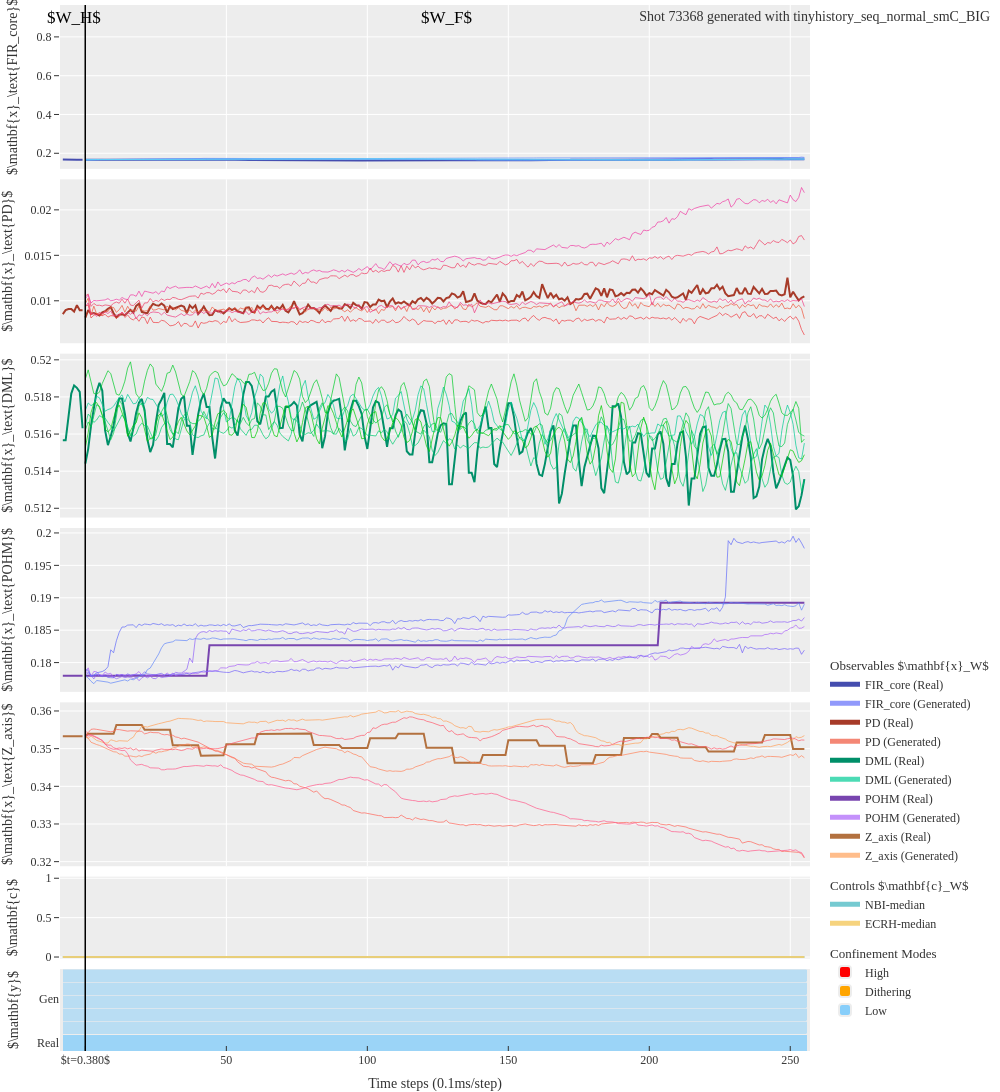

Notebook source saved alongside this figure:
### Markdown cell above
#### Printing Plot

### Code cell
from importlib import reload

src.plotters.printing_plots = reload(src.plotters.printing_plots)
fig = src.plotters.printing_plots.multi_sample_single_window_lines_plotly(
    **output, title=f"Shot {shot_number} generated with {selected_run.name}"
)

### Figure 1 — Plotly figure (JSON) as saved in the notebook; plotly's stock layout.template omitted (floating-point values rounded to 4 significant figures; data arrays with more than 128 entries replaced by an {"elided": "..."} marker saying what was removed)
{"data": [{"legendgroup": "X", "legendgrouptitle": {"text": "Observables $\\mathbf{x}_W$"}, "line": {"color": "rgb(69.3, 77.0, 175.0)", "width": 2}, "mode": "lines", "name": "FIR_core (Real)", "opacity": 1, "type": "scatter", "x": {"elided": "256 int values"}, "xaxis": "x", "y": {"elided": "256 float values"}, "yaxis": "y"}, {"legendgroup": "X", "line": {"color": "rgb(99, 110, 250)", "dash": "solid", "width": 1}, "mode": "lines", "name": "FIR_core (Generated)", "opacity": 0.7, "showlegend": true, "type": "scatter", "x": {"elided": "256 int values"}, "xaxis": "x", "y": {"elided": "256 float values"}, "yaxis": "y"}, {"legendgroup": "X", "line": {"color": "rgb(99, 137, 250)", "dash": "solid", "width": 1}, "mode": "lines", "name": "FIR_core (Generated)", "opacity": 0.7, "showlegend": false, "type": "scatter", "x": {"elided": "256 int values"}, "xaxis": "x", "y": {"elided": "256 float values"}, "yaxis": "y"}, {"legendgroup": "X", "line": {"color": "rgb(99, 164, 250)", "dash": "solid", "width": 1}, "mode": "lines", "name": "FIR_core (Generated)", "opacity": 0.7, "showlegend": false, "type": "scatter", "x": {"elided": "256 int values"}, "xaxis": "x", "y": {"elided": "256 float values"}, "yaxis": "y"}, {"legendgroup": "X", "line": {"color": "rgb(99, 192, 250)", "dash": "solid", "width": 1}, "mode": "lines", "name": "FIR_core (Generated)", "opacity": 0.7, "showlegend": false, "type": "scatter", "x": {"elided": "256 int values"}, "xaxis": "x", "y": {"elided": "256 float values"}, "yaxis": "y"}, {"legendgroup": "X", "line": {"color": "rgb(99, 219, 250)", "dash": "solid", "width": 1}, "mode": "lines", "name": "FIR_core (Generated)", "opacity": 0.7, "showlegend": false, "type": "scatter", "x": {"elided": "256 int values"}, "xaxis": "x", "y": {"elided": "256 float values"}, "yaxis": "y"}, {"legendgroup": "x", "line": {"color": "rgb(69.3, 77.0, 175.0)", "width": 2}, "mode": "lines", "name": "FIR_core (history)", "opacity": 1, "showlegend": false, "type": "scatter", "x": [-8, -7, -6, -5, -4, -3, -2, -1], "xaxis": "x", "y": [0.1673, 0.1679, 0.1669, 0.1666, 0.167, 0.1668, 0.1665, 0.1665], "yaxis": "y"}, {"legendgroup": "X", "legendgrouptitle": {"text": "Observables $\\mathbf{x}_W$"}, "line": {"color": "rgb(167.29999999999998, 59.49999999999999, 41.3)", "width": 2}, "mode": "lines", "name": "PD (Real)", "opacity": 1, "type": "scatter", "x": {"elided": "256 int values"}, "xaxis": "x2", "y": {"elided": "256 float values"}, "yaxis": "y2"}, {"legendgroup": "X", "line": {"color": "rgb(239, 85, 59)", "dash": "solid", "width": 1}, "mode": "lines", "name": "PD (Generated)", "opacity": 0.7, "showlegend": true, "type": "scatter", "x": {"elided": "256 int values"}, "xaxis": "x2", "y": {"elided": "256 float values"}, "yaxis": "y2"}, {"legendgroup": "X", "line": {"color": "rgb(239, 59, 65)", "dash": "solid", "width": 1}, "mode": "lines", "name": "PD (Generated)", "opacity": 0.7, "showlegend": false, "type": "scatter", "x": {"elided": "256 int values"}, "xaxis": "x2", "y": {"elided": "256 float values"}, "yaxis": "y2"}, {"legendgroup": "X", "line": {"color": "rgb(239, 59, 98)", "dash": "solid", "width": 1}, "mode": "lines", "name": "PD (Generated)", "opacity": 0.7, "showlegend": false, "type": "scatter", "x": {"elided": "256 int values"}, "xaxis": "x2", "y": {"elided": "256 float values"}, "yaxis": "y2"}, {"legendgroup": "X", "line": {"color": "rgb(239, 59, 130)", "dash": "solid", "width": 1}, "mode": "lines", "name": "PD (Generated)", "opacity": 0.7, "showlegend": false, "type": "scatter", "x": {"elided": "256 int values"}, "xaxis": "x2", "y": {"elided": "256 float values"}, "yaxis": "y2"}, {"legendgroup": "X", "line": {"color": "rgb(239, 59, 163)", "dash": "solid", "width": 1}, "mode": "lines", "name": "PD (Generated)", "opacity": 0.7, "showlegend": false, "type": "scatter", "x": {"elided": "256 int values"}, "xaxis": "x2", "y": {"elided": "256 float values"}, "yaxis": "y2"}, {"legendgroup": "x", "line": {"color": "rgb(167.29999999999998, 59.49999999999999, 41.3)", "width": 2}, "mode": "lines", "name": "PD (history)", "opacity": 1, "showlegend": false, "type": "scatter", "x": [-8, -7, -6, -5, -4, -3, -2, -1], "xaxis": "x2", "y": [0.008539, 0.008969, 0.009092, 0.009092, 0.008816, 0.009522, 0.008969, 0.008969], "yaxis": "y2"}, {"legendgroup": "X", "legendgrouptitle": {"text": "Observables $\\mathbf{x}_W$"}, "line": {"color": "rgb(0.0, 142.79999999999998, 105.0)", "width": 2}, "mode": "lines", "name": "DML (Real)", "opacity": 1, "type": "scatter", "x": {"elided": "256 int values"}, "xaxis": "x3", "y": {"elided": "256 float values"}, "yaxis": "y3"}, {"legendgroup": "X", "line": {"color": "rgb(0, 204, 150)", "dash": "solid", "width": 1}, "mode": "lines", "name": "DML (Generated)", "opacity": 0.7, "showlegend": true, "type": "scatter", "x": {"elided": "256 int values"}, "xaxis": "x3", "y": {"elided": "256 float values"}, "yaxis": "y3"}, {"legendgroup": "X", "line": {"color": "rgb(0, 204, 113)", "dash": "solid", "width": 1}, "mode": "lines", "name": "DML (Generated)", "opacity": 0.7, "showlegend": false, "type": "scatter", "x": {"elided": "256 int values"}, "xaxis": "x3", "y": {"elided": "256 float values"}, "yaxis": "y3"}, {"legendgroup": "X", "line": {"color": "rgb(0, 204, 77)", "dash": "solid", "width": 1}, "mode": "lines", "name": "DML (Generated)", "opacity": 0.7, "showlegend": false, "type": "scatter", "x": {"elided": "256 int values"}, "xaxis": "x3", "y": {"elided": "256 float values"}, "yaxis": "y3"}, {"legendgroup": "X", "line": {"color": "rgb(0, 204, 40)", "dash": "solid", "width": 1}, "mode": "lines", "name": "DML (Generated)", "opacity": 0.7, "showlegend": false, "type": "scatter", "x": {"elided": "256 int values"}, "xaxis": "x3", "y": {"elided": "256 float values"}, "yaxis": "y3"}, {"legendgroup": "X", "line": {"color": "rgb(0, 204, 3)", "dash": "solid", "width": 1}, "mode": "lines", "name": "DML (Generated)", "opacity": 0.7, "showlegend": false, "type": "scatter", "x": {"elided": "256 int values"}, "xaxis": "x3", "y": {"elided": "256 float values"}, "yaxis": "y3"}, {"legendgroup": "x", "line": {"color": "rgb(0.0, 142.79999999999998, 105.0)", "width": 2}, "mode": "lines", "name": "DML (history)", "opacity": 1, "showlegend": false, "type": "scatter", "x": [-8, -7, -6, -5, -4, -3, -2, -1], "xaxis": "x3", "y": [0.5157, 0.5157, 0.5169, 0.5182, 0.5186, 0.5185, 0.5183, 0.5163], "yaxis": "y3"}, {"legendgroup": "X", "legendgrouptitle": {"text": "Observables $\\mathbf{x}_W$"}, "line": {"color": "rgb(119.69999999999999, 69.3, 175.0)", "width": 2}, "mode": "lines", "name": "POHM (Real)", "opacity": 1, "type": "scatter", "x": {"elided": "256 int values"}, "xaxis": "x4", "y": {"elided": "256 float values"}, "yaxis": "y4"}, {"legendgroup": "X", "line": {"color": "rgb(171, 99, 250)", "dash": "solid", "width": 1}, "mode": "lines", "name": "POHM (Generated)", "opacity": 0.7, "showlegend": true, "type": "scatter", "x": {"elided": "256 int values"}, "xaxis": "x4", "y": {"elided": "256 float values"}, "yaxis": "y4"}, {"legendgroup": "X", "line": {"color": "rgb(144, 99, 250)", "dash": "solid", "width": 1}, "mode": "lines", "name": "POHM (Generated)", "opacity": 0.7, "showlegend": false, "type": "scatter", "x": {"elided": "256 int values"}, "xaxis": "x4", "y": {"elided": "256 float values"}, "yaxis": "y4"}, {"legendgroup": "X", "line": {"color": "rgb(117, 99, 250)", "dash": "solid", "width": 1}, "mode": "lines", "name": "POHM (Generated)", "opacity": 0.7, "showlegend": false, "type": "scatter", "x": {"elided": "256 int values"}, "xaxis": "x4", "y": {"elided": "256 float values"}, "yaxis": "y4"}, {"legendgroup": "X", "line": {"color": "rgb(99, 109, 250)", "dash": "solid", "width": 1}, "mode": "lines", "name": "POHM (Generated)", "opacity": 0.7, "showlegend": false, "type": "scatter", "x": {"elided": "256 int values"}, "xaxis": "x4", "y": {"elided": "256 float values"}, "yaxis": "y4"}, {"legendgroup": "X", "line": {"color": "rgb(99, 136, 250)", "dash": "solid", "width": 1}, "mode": "lines", "name": "POHM (Generated)", "opacity": 0.7, "showlegend": false, "type": "scatter", "x": {"elided": "256 int values"}, "xaxis": "x4", "y": {"elided": "256 float values"}, "yaxis": "y4"}, {"legendgroup": "x", "line": {"color": "rgb(119.69999999999999, 69.3, 175.0)", "width": 2}, "mode": "lines", "name": "POHM (history)", "opacity": 1, "showlegend": false, "type": "scatter", "x": [-8, -7, -6, -5, -4, -3, -2, -1], "xaxis": "x4", "y": [0.178, 0.178, 0.178, 0.178, 0.178, 0.178, 0.178, 0.178], "yaxis": "y4"}, {"legendgroup": "X", "legendgrouptitle": {"text": "Observables $\\mathbf{x}_W$"}, "line": {"color": "rgb(178.5, 112.69999999999999, 62.99999999999999)", "width": 2}, "mode": "lines", "name": "Z_axis (Real)", "opacity": 1, "type": "scatter", "x": {"elided": "256 int values"}, "xaxis": "x5", "y": {"elided": "256 float values"}, "yaxis": "y5"}, {"legendgroup": "X", "line": {"color": "rgb(255, 161, 90)", "dash": "solid", "width": 1}, "mode": "lines", "name": "Z_axis (Generated)", "opacity": 0.7, "showlegend": true, "type": "scatter", "x": {"elided": "256 int values"}, "xaxis": "x5", "y": {"elided": "256 float values"}, "yaxis": "y5"}, {"legendgroup": "X", "line": {"color": "rgb(255, 131, 90)", "dash": "solid", "width": 1}, "mode": "lines", "name": "Z_axis (Generated)", "opacity": 0.7, "showlegend": false, "type": "scatter", "x": {"elided": "256 int values"}, "xaxis": "x5", "y": {"elided": "256 float values"}, "yaxis": "y5"}, {"legendgroup": "X", "line": {"color": "rgb(255, 102, 90)", "dash": "solid", "width": 1}, "mode": "lines", "name": "Z_axis (Generated)", "opacity": 0.7, "showlegend": false, "type": "scatter", "x": {"elided": "256 int values"}, "xaxis": "x5", "y": {"elided": "256 float values"}, "yaxis": "y5"}, {"legendgroup": "X", "line": {"color": "rgb(255, 90, 108)", "dash": "solid", "width": 1}, "mode": "lines", "name": "Z_axis (Generated)", "opacity": 0.7, "showlegend": false, "type": "scatter", "x": {"elided": "256 int values"}, "xaxis": "x5", "y": {"elided": "256 float values"}, "yaxis": "y5"}, {"legendgroup": "X", "line": {"color": "rgb(255, 90, 138)", "dash": "solid", "width": 1}, "mode": "lines", "name": "Z_axis (Generated)", "opacity": 0.7, "showlegend": false, "type": "scatter", "x": {"elided": "256 int values"}, "xaxis": "x5", "y": {"elided": "256 float values"}, "yaxis": "y5"}, {"legendgroup": "x", "line": {"color": "rgb(178.5, 112.69999999999999, 62.99999999999999)", "width": 2}, "mode": "lines", "name": "Z_axis (history)", "opacity": 1, "showlegend": false, "type": "scatter", "x": [-8, -7, -6, -5, -4, -3, -2, -1], "xaxis": "x5", "y": [0.3533, 0.3533, 0.3533, 0.3533, 0.3533, 0.3533, 0.3533, 0.3533], "yaxis": "y5"}, {"legendgroup": "(C)", "legendgrouptitle": {"text": "Controls $\\mathbf{c}_W$"}, "line": {"color": "rgb(102, 197, 204)", "width": 2}, "mode": "lines", "name": "NBI-median", "opacity": 0.9, "type": "scatter", "x": {"elided": "264 int values"}, "xaxis": "x6", "y": {"elided": "264 float values"}, "yaxis": "y6"}, {"legendgroup": "(C)", "legendgrouptitle": {"text": "Controls $\\mathbf{c}_W$"}, "line": {"color": "rgb(246, 207, 113)", "width": 2}, "mode": "lines", "name": "ECRH-median", "opacity": 0.9, "type": "scatter", "x": {"elided": "264 int values"}, "xaxis": "x6", "y": {"elided": "264 int values"}, "yaxis": "y6"}, {"hoverinfo": "skip", "marker": {"color": "black", "opacity": 0}, "orientation": "h", "showlegend": false, "type": "bar", "x": [-8, 0], "xaxis": "x7", "y": [-2, -2], "yaxis": "y7"}, {"customdata": [[-1, -8, 256, "L"]], "hovertemplate": "Mode: %{customdata[3]}<br>Shot #%{customdata[0]}<br>Time steps: %{customdata[1]} - %{customdata[2]}<br>(%{x} steps)", "marker": {"color": ["lightskyblue"], "opacity": 0.8}, "orientation": "h", "showlegend": false, "type": "bar", "width": 13, "x": [264], "xaxis": "x7", "y": [-2], "yaxis": "y7"}, {"hoverinfo": "skip", "marker": {"color": "black", "opacity": 0}, "orientation": "h", "showlegend": false, "type": "bar", "x": [-8, 0], "xaxis": "x7", "y": [10, 10], "yaxis": "y7"}, {"customdata": [[-1, -8, 256, "L"]], "hovertemplate": "Mode: %{customdata[3]}<br>Shot #%{customdata[0]}<br>Time steps: %{customdata[1]} - %{customdata[2]}<br>(%{x} steps)", "marker": {"color": ["lightskyblue"], "opacity": 0.5}, "orientation": "h", "showlegend": false, "type": "bar", "width": 10, "x": [264], "xaxis": "x7", "y": [10], "yaxis": "y7"}, {"hoverinfo": "skip", "marker": {"color": "black", "opacity": 0}, "orientation": "h", "showlegend": false, "type": "bar", "x": [-8, 0], "xaxis": "x7", "y": [20, 20], "yaxis": "y7"}, {"customdata": [[-1, -8, 256, "L"]], "hovertemplate": "Mode: %{customdata[3]}<br>Shot #%{customdata[0]}<br>Time steps: %{customdata[1]} - %{customdata[2]}<br>(%{x} steps)", "marker": {"color": ["lightskyblue"], "opacity": 0.5}, "orientation": "h", "showlegend": false, "type": "bar", "width": 10, "x": [264], "xaxis": "x7", "y": [20], "yaxis": "y7"}, {"hoverinfo": "skip", "marker": {"color": "black", "opacity": 0}, "orientation": "h", "showlegend": false, "type": "bar", "x": [-8, 0], "xaxis": "x7", "y": [30, 30], "yaxis": "y7"}, {"customdata": [[-1, -8, 256, "L"]], "hovertemplate": "Mode: %{customdata[3]}<br>Shot #%{customdata[0]}<br>Time steps: %{customdata[1]} - %{customdata[2]}<br>(%{x} steps)", "marker": {"color": ["lightskyblue"], "opacity": 0.5}, "orientation": "h", "showlegend": false, "type": "bar", "width": 10, "x": [264], "xaxis": "x7", "y": [30], "yaxis": "y7"}, {"hoverinfo": "skip", "marker": {"color": "black", "opacity": 0}, "orientation": "h", "showlegend": false, "type": "bar", "x": [-8, 0], "xaxis": "x7", "y": [40, 40], "yaxis": "y7"}, {"customdata": [[-1, -8, 256, "L"]], "hovertemplate": "Mode: %{customdata[3]}<br>Shot #%{customdata[0]}<br>Time steps: %{customdata[1]} - %{customdata[2]}<br>(%{x} steps)", "marker": {"color": ["lightskyblue"], "opacity": 0.5}, "orientation": "h", "showlegend": false, "type": "bar", "width": 10, "x": [264], "xaxis": "x7", "y": [40], "yaxis": "y7"}, {"hoverinfo": "skip", "marker": {"color": "black", "opacity": 0}, "orientation": "h", "showlegend": false, "type": "bar", "x": [-8, 0], "xaxis": "x7", "y": [50, 50], "yaxis": "y7"}, {"customdata": [[-1, -8, 256, "L"]], "hovertemplate": "Mode: %{customdata[3]}<br>Shot #%{customdata[0]}<br>Time steps: %{customdata[1]} - %{customdata[2]}<br>(%{x} steps)", "marker": {"color": ["lightskyblue"], "opacity": 0.5}, "orientation": "h", "showlegend": false, "type": "bar", "width": 10, "x": [264], "xaxis": "x7", "y": [50], "yaxis": "y7"}, {"legendgroup": "Modes", "legendgrouptitle": {"text": "Confinement Modes"}, "marker": {"color": "red", "opacity": 0.5}, "name": "High", "showlegend": true, "type": "bar", "x": [null], "xaxis": "x7", "y": [0], "yaxis": "y7"}, {"legendgroup": "Modes", "marker": {"color": "orange", "opacity": 0.5}, "name": "Dithering", "showlegend": true, "type": "bar", "x": [null], "xaxis": "x7", "y": [null], "yaxis": "y7"}, {"legendgroup": "Modes", "marker": {"color": "lightskyblue", "opacity": 0.5}, "name": "Low", "showlegend": true, "type": "bar", "x": [null], "xaxis": "x7", "y": [null], "yaxis": "y7"}], "layout": {"annotations": [{"align": "center", "bgcolor": "rgba(255,255,255,0.0)", "borderpad": 2, "font": {"color": "black", "size": 17}, "showarrow": false, "text": "$W_H$", "x": -4, "xref": "x", "y": 0.9, "yref": "y"}, {"align": "center", "bgcolor": "rgba(255,255,255,0.0)", "borderpad": 2, "font": {"color": "black", "size": 17}, "showarrow": false, "text": "$W_F$", "x": 128, "xref": "x", "y": 0.9, "yref": "y"}], "barcornerradius": 1, "barmode": "stack", "font": {"family": "serif", "size": 12}, "height": 1500, "hovermode": "closest", "legend": {"bgcolor": "rgba(0,0,0,0)", "font": {"size": 12}, "itemsizing": "constant", "orientation": "v", "traceorder": "grouped", "y": 0.025, "yanchor": "bottom", "yref": "paper"}, "margin": {"b": 20, "l": 10, "r": 20, "t": 0}, "shapes": [{"layer": "above", "line": {"color": "black", "dash": "solid", "width": 1}, "opacity": 0.8, "type": "line", "x0": 0, "x1": 0, "xref": "x", "y0": 0, "y1": 1, "yref": "paper"}, {"layer": "above", "line": {"color": "black", "dash": "solid", "width": 1}, "opacity": 0.8, "type": "line", "x0": 0, "x1": 0, "xref": "x2", "y0": 0, "y1": 1, "yref": "paper"}, {"layer": "above", "line": {"color": "black", "dash": "solid", "width": 1}, "opacity": 0.8, "type": "line", "x0": 0, "x1": 0, "xref": "x3", "y0": 0, "y1": 1, "yref": "paper"}, {"layer": "above", "line": {"color": "black", "dash": "solid", "width": 1}, "opacity": 0.8, "type": "line", "x0": 0, "x1": 0, "xref": "x4", "y0": 0, "y1": 1, "yref": "paper"}, {"layer": "above", "line": {"color": "black", "dash": "solid", "width": 1}, "opacity": 0.8, "type": "line", "x0": 0, "x1": 0, "xref": "x5", "y0": 0, "y1": 1, "yref": "paper"}, {"layer": "above", "line": {"color": "black", "dash": "solid", "width": 1}, "opacity": 0.8, "type": "line", "x0": 0, "x1": 0, "xref": "x6", "y0": 0, "y1": 1, "yref": "paper"}, {"layer": "above", "line": {"color": "black", "dash": "solid", "width": 1}, "opacity": 0.8, "type": "line", "x0": 0, "x1": 0, "xref": "x7", "y0": 0, "y1": 1, "yref": "paper"}], "title": {"font": {"family": "serif", "size": 14}, "text": "Shot 73368 generated with tinyhistory_seq_normal_smC_BIG", "x": 0.99, "xanchor": "right", "y": 0.99, "yanchor": "top"}, "width": 1000, "xaxis": {"anchor": "y", "domain": [0, 1], "matches": "x7", "range": [-8, 256], "showgrid": true, "showticklabels": false, "ticks": "", "tickvals": [-500, -450, -400, -350, -300, -250, -200, -150, -100, -50, 0, 50, 100, 150, 200, 250, 300, 350, 400, 450, 500]}, "xaxis2": {"anchor": "y2", "domain": [0, 1], "matches": "x7", "range": [-8, 256], "showgrid": true, "showticklabels": false, "ticks": "", "tickvals": [-500, -450, -400, -350, -300, -250, -200, -150, -100, -50, 0, 50, 100, 150, 200, 250, 300, 350, 400, 450, 500]}, "xaxis3": {"anchor": "y3", "domain": [0, 1], "matches": "x7", "range": [-8, 256], "showgrid": true, "showticklabels": false, "ticks": "", "tickvals": [-500, -450, -400, -350, -300, -250, -200, -150, -100, -50, 0, 50, 100, 150, 200, 250, 300, 350, 400, 450, 500]}, "xaxis4": {"anchor": "y4", "domain": [0, 1], "matches": "x7", "range": [-8, 256], "showgrid": true, "showticklabels": false, "ticks": "", "tickvals": [-500, -450, -400, -350, -300, -250, -200, -150, -100, -50, 0, 50, 100, 150, 200, 250, 300, 350, 400, 450, 500]}, "xaxis5": {"anchor": "y5", "domain": [0, 1], "matches": "x7", "range": [-8, 256], "showgrid": true, "showticklabels": false, "ticks": "", "tickvals": [-500, -450, -400, -350, -300, -250, -200, -150, -100, -50, 0, 50, 100, 150, 200, 250, 300, 350, 400, 450, 500]}, "xaxis6": {"anchor": "y6", "domain": [0, 1], "matches": "x7", "range": [-8, 256], "showgrid": true, "showticklabels": false, "ticks": "", "tickvals": [-500, -450, -400, -350, -300, -250, -200, -150, -100, -50, 0, 50, 100, 150, 200, 250, 300, 350, 400, 450, 500]}, "xaxis7": {"anchor": "y7", "domain": [0, 1], "range": [-9, 257], "showgrid": false, "showticklabels": true, "ticks": "inside", "ticktext": [-500, -450, -400, -350, -300, -250, -200, -150, -100, -50, "$t=0.380$", 50, 100, 150, 200, 250, 300, 350, 400, 450, 500], "tickvals": [-500, -450, -400, -350, -300, -250, -200, -150, -100, -50, 0, 50, 100, 150, 200, 250, 300, 350, 400, 450, 500], "title": {"text": "Time steps (0.1ms/step)"}}, "yaxis": {"anchor": "x", "domain": [0.8433, 1.0], "showticklabels": true, "title": {"text": "$\\mathbf{x}_\\text{FIR_core}$"}}, "yaxis2": {"anchor": "x2", "domain": [0.6767, 0.8333], "showticklabels": true, "title": {"text": "$\\mathbf{x}_\\text{PD}$"}}, "yaxis3": {"anchor": "x3", "domain": [0.51, 0.6667], "showticklabels": true, "title": {"text": "$\\mathbf{x}_\\text{DML}$"}}, "yaxis4": {"anchor": "x4", "domain": [0.3433, 0.5], "showticklabels": true, "title": {"text": "$\\mathbf{x}_\\text{POHM}$"}}, "yaxis5": {"anchor": "x5", "domain": [0.1767, 0.3333], "showticklabels": true, "title": {"text": "$\\mathbf{x}_\\text{Z_axis}$"}}, "yaxis6": {"anchor": "x6", "domain": [0.08833, 0.1667], "range": [-0.02, 1.02], "showticklabels": true, "title": {"text": "$\\mathbf{c}$"}}, "yaxis7": {"anchor": "x7", "domain": [0, 0.07833], "fixedrange": true, "range": [-8, 55], "showgrid": false, "showticklabels": true, "ticks": "", "ticktext": ["Real", "", "", "Gen", "", ""], "tickvals": [-1.5, 12, 22, 32, 42, 52], "title": {"text": "$\\mathbf{y}$"}}}}
